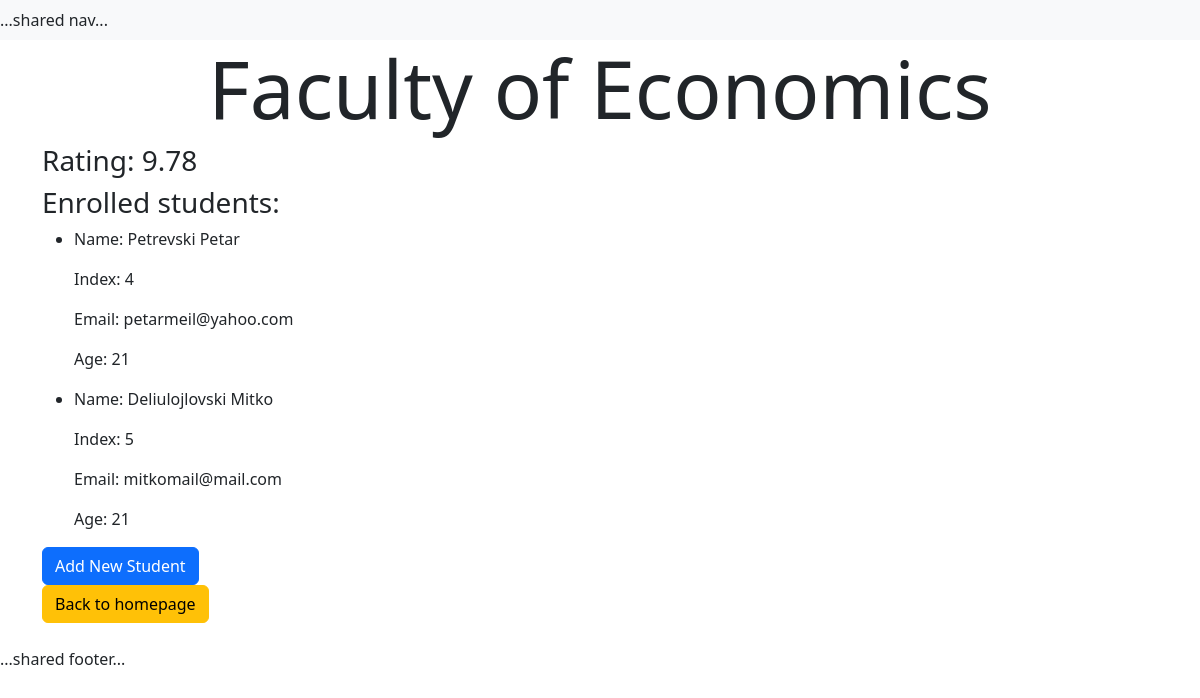
The app's page /faculty_details/2/ with its own data.
### university/models.py (models this page shows, shortened)
class Faculty(models.Model):
    faculty_name = models.CharField(max_length=50)
    rating = models.DecimalField(
        max_digits=3,
        decimal_places=2,
        default=Decimal('0.00'),
        validators=[
            MinValueValidator(Decimal('0.00')),
            MaxValueValidator(Decimal('10.00'))
        ]
    )

class Person(models.Model):
    first_name = models.CharField(max_length=50)
    last_name = models.CharField(max_length=50)
    nickname = models.CharField(max_length=50, blank=True)
    class Meta:
        abstract = True

class Student(Person):
    index = models.BigAutoField(primary_key=True, unique=True)
    first_name = models.CharField(
        max_length=50)
    last_name = models.CharField(max_length=50)
    email = models.EmailField(
        null=True,
        blank=True,
        help_text="The email of the student") #help_text="" vednash pod poleto se naogja
    date_of_birth = models.DateField()
    faculty = models.ForeignKey("Faculty", on_delete=models.CASCADE,
                                related_name="students", null=True)
    GENDER_CHOICES = [
        ("M", "Male"),
        ("F", "Female"),
    ]
    gender = models.CharField(
        max_length=1,
        choices=GENDER_CHOICES
    )
    class YearInSchool(models.TextChoices):
        FRESHMAN = "FR", _("Freshman") # "<value>", _("<label>")
        SOPHOMORE = "SO", _("Sophomore")
        JUNIOR = "JR", _("Junior")
        SENIOR = "SR", _("Senior")
        GRADUATE = "GR", _("Graduate")
    year_in_school = models.CharField(
        max_length=2,
        choices=YearInSchool.choices,
        default=YearInSchool.FRESHMAN,
    )
    def get_age(self):
        delta = timezone.now().date() - self.date_of_birth
        age_in_years = delta.days // 365
        return age_in_years

### university/views.py (the view)
# urls.py: path('faculty_details/<id>/', views.faculty_details, name='faculty_details'),
def faculty_details(request, id):
    try:
        faculty = Faculty.objects.get(id=id)
        students = Student.objects.filter(faculty=faculty)
        context = {
            "faculty": faculty,
            "students": students
        }
    except Faculty.DoesNotExist:
        raise Http404("Faculty does not exist")
    return render(request, "details.html", context)

### university/templates/details.html (shortened to what this page needs)
{% extends 'base.html'  %}
{% block content %}
    <div class="container">
        <h1 class="display-1 text-center">{{ faculty.faculty_name }}</h1>
        <h3>Rating: {{ faculty.rating }}</h3>
        <h3>Enrolled students: </h3>
        <ul>
        {% if students %}
             {% for student in students %}
                <li>
                    <p>Name: {{ student.last_name }} {{ student.first_name }}</p>
                    <p>Index: {{ student.index }}</p>
                    <p>Email: {{ student.email }}</p>
                    <p>Age: {{ student.get_age }}</p>
                </li>
            {% endfor %}
        {% else %}
           <p class="text-danger">There are no students enrolled in this faculty.</p>
        {% endif %}
        </ul>
        <form method="POST" action="{% url 'university:add_student' faculty.id %}">
            <button class="btn btn-primary">Add New Student</button>
        </form>
        <a class="btn btn-warning" href="{% url 'university:index' %}">Back to homepage</a>
    </div>
{% endblock %}

### records on screen
Faculty: faculty_name "Faculty of Economics", rating "9.78"
Student: last_name "Petrevski", first_name "Petar", index "4", email "petarmeil@yahoo.com", get_age "21"
Student: last_name "Deliulojlovski", first_name "Mitko", index "5", email "mitkomail@mail.com", get_age "21"
